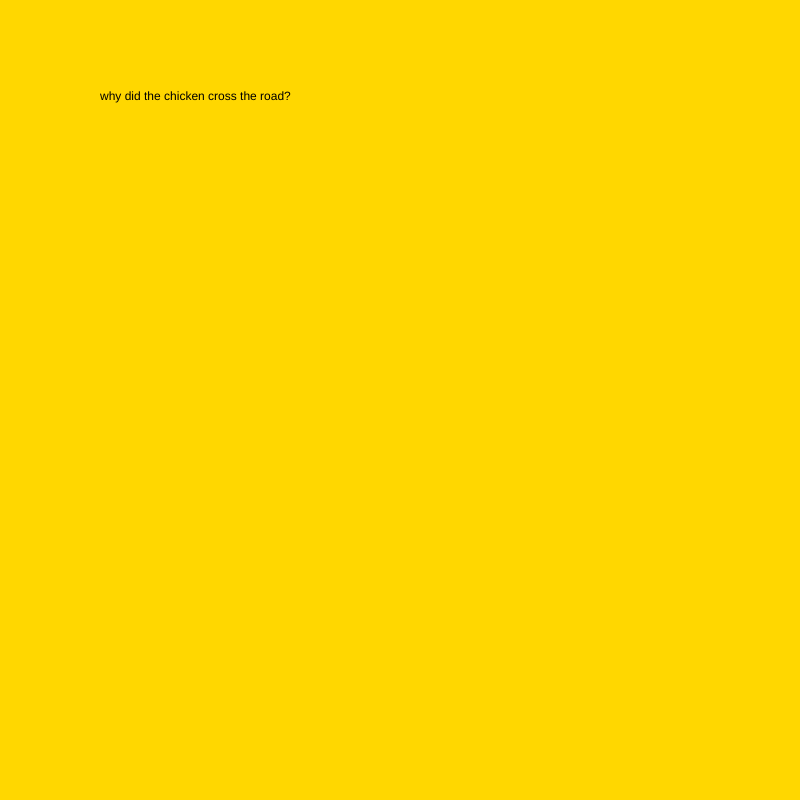
Frame 1 (no input)
Frame 60 (no input): identical to frame 1, image omitted
Frame 120 (the mouse pressed at the canvas centre since frame 60): identical to frame 1, image omitted

The p5.js sketch that drew this single still picture (run headless with seeded random() and noise() and a simulated clock; from frame 60 on, the mouse is pressed at the canvas centre):

// p5.js sketch
// ── sketch.js
var myState = 0;

function preload(){

}

function setup() {
  // put setup code here
  createCanvas(800, 800);
}

function draw() {
  // put drawing code here
  background('gold');
  switch(myState){
    case 0:
    text("why did the chicken cross the road?", 100, 100);
    break ;

    case 1:
    text("to get to the other side", 100, 100);
    break ;

  }
}

function mouseReleased(){
  myState = myState + 1;
  if (myStatw > 1) {
    mystate = 0;
  }
}
